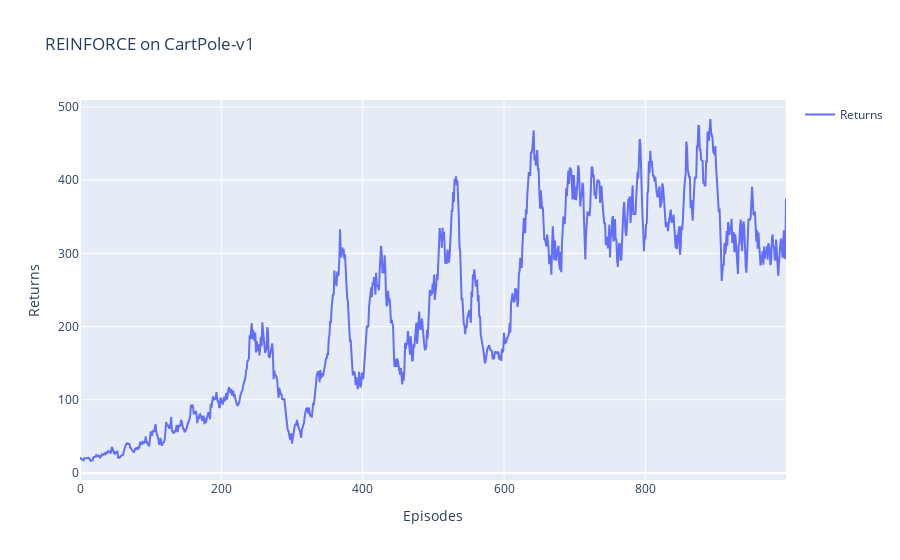

The cell this chart's notebook holds for it:
### Markdown cell above
平滑：

### Code cell
import plotly.graph_objects as go
import pandas as pd
df = pd.read_csv('REINFORCE_mv_returns_data.csv')  # 从 CSV 文件中读取数据
fig = go.Figure()
fig.add_trace(go.Scatter(x=df['Episodes'], y=df['Returns'], mode='lines', name='Returns'))
fig.update_layout(
    title='REINFORCE on CartPole-v1',
    xaxis_title='Episodes',
    yaxis_title='Returns',
    showlegend=True
)
fig.show()

### Figure 1 — Plotly figure (JSON) as saved in the notebook; plotly's stock layout.template omitted (floating-point values rounded to 4 significant figures; data arrays with more than 128 entries replaced by an {"elided": "..."} marker saying what was removed)
{"data": [{"mode": "lines", "name": "Returns", "type": "scatter", "x": {"elided": "1000 int values"}, "y": {"elided": "1000 float values"}}], "layout": {"showlegend": true, "title": {"text": "REINFORCE on CartPole-v1"}, "xaxis": {"title": {"text": "Episodes"}}, "yaxis": {"title": {"text": "Returns"}}}}
